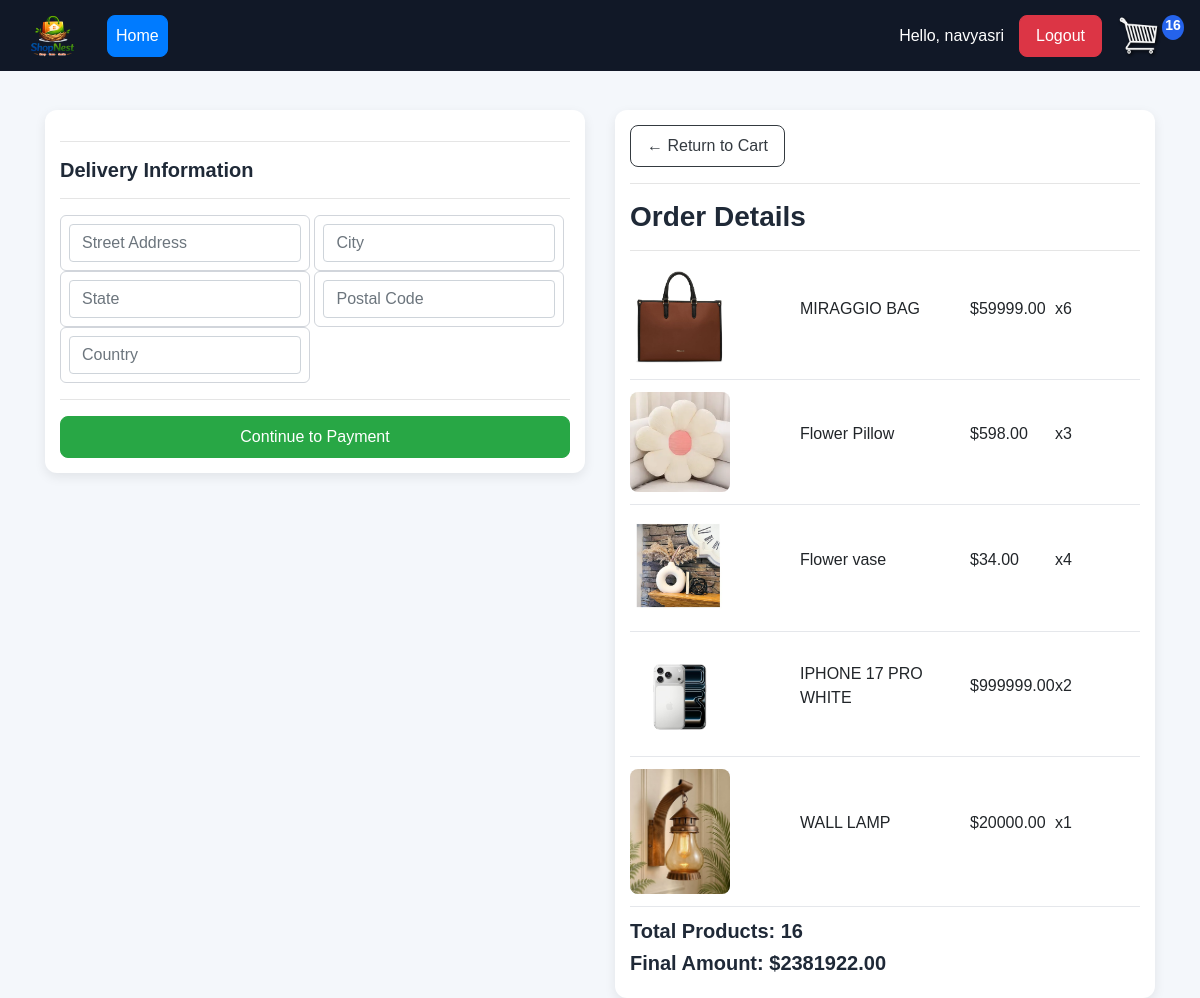
Screenshot of /checkout/ (signed in) with the database file from the repository.
### store/models.py (models this page shows, shortened)
class OrderItem(models.Model):
	product = models.ForeignKey(
		Product,
		on_delete=models.SET_NULL,
		null=True
	)
	order = models.ForeignKey(
		Order,
		on_delete=models.SET_NULL,
		null=True
	)
	quantity = models.IntegerField(
		default=0,
		null=True,
		blank=True
	)
	date_added = models.DateTimeField(
		auto_now_add=True
	)
	@property
	def get_total(self):
		total = self.product.price * self.quantity
		return total

class Product(models.Model):
	name = models.CharField(
		max_length=200
	)
	price = models.FloatField()
	digital = models.BooleanField(
		default=False,
		null=True,
		blank=True
	)
	image = models.ImageField(
		null=True,
		blank=True
	)
	@property
	def imageURL(self):
		try:
			url = self.image.url
		except:
			url = ''
		return url

class Order(models.Model):
	customer = models.ForeignKey(
		Customer,
		on_delete=models.SET_NULL,
		null=True,
		blank=True
	)
	date_ordered = models.DateTimeField(
		auto_now_add=True
	)
	complete = models.BooleanField(
		default=False
	)
	transaction_id = models.CharField(
		max_length=100,
		null=True
	)
	@property
	def shipping(self):
		shipping = False
		orderitems = self.orderitem_set.all()
		for i in orderitems:
			if i.product.digital == False:
				shipping = True
		return shipping
	@property
	def get_cart_total(self):
		orderitems = self.orderitem_set.all()
		total = sum([
			item.get_total for item in orderitems
		])
		return total
	@property
	def get_cart_items(self):
		orderitems = self.orderitem_set.all()
		total = sum([
			item.quantity for item in orderitems
		])
		return total

### store/views.py (the view)
# urls.py: path('checkout/', views.checkout, name="checkout"),
@login_required(login_url='login')
def checkout(request):
	data = cartData(request)
	cartItems = data['cartItems']
	order = data['order']
	items = data['items']
	context = {
		'items':items,
		'order':order,
		'cartItems':cartItems
	}
	return render(request, 'store/checkout.html', context)

### store/utils.py (called while the page is built)
def cartData(request):
	if request.user.is_authenticated:
		customer = request.user.customer
		order, created = Order.objects.get_or_create(
			customer=customer,
			complete=False
		)
		items = order.orderitem_set.all()
		cartItems = order.get_cart_items
	else:
		cookieData = cookieCart(request)
		cartItems = cookieData['cartItems']
		order = cookieData['order']
		items = cookieData['items']
	return {
		'cartItems':cartItems,
		'order':order,
		'items':items
	}

### store/templates/store/checkout.html (shortened to what this page needs)
{% extends 'store/main.html' %}
{% load static %}
{% block content %}
<div class="row">
	<div class="col-lg-6">
		<div class="box-element" id="form-wrapper">
			<form id="form">
				<div id="shipping-info">
					<hr>
					<h5>Delivery Information</h5>
					<hr>
					<div class="form-field">
						<input class="form-control"
						type="text"
						name="address"
						placeholder="Street Address">
					</div>
					<div class="form-field">
						<input class="form-control"
						type="text"
						name="city"
						placeholder="City">
					</div>
					<div class="form-field">
						<input class="form-control"
						type="text"
						name="state"
						placeholder="State">
					</div>
					<div class="form-field">
						<input class="form-control"
						type="text"
						name="zipcode"
						placeholder="Postal Code">
					</div>
					<div class="form-field">
						<input class="form-control"
						type="text"
						name="country"
						placeholder="Country">
					</div>
				</div>
				<hr>
				<input id="form-button"
				class="btn btn-success btn-block"
				type="submit"
				value="Continue to Payment">
			</form>
		</div>
		<br>
	</div>
	<div class="col-lg-6">
		<div class="box-element">
			<a class="btn btn-outline-dark"
			href="{% url 'cart' %}">
			&#x2190; Return to Cart
			</a>
			<hr>
			<h3>Order Details</h3>
			<hr>
			{% for item in items %}
			<div class="cart-row">
				<div style="flex:2">
					<img class="row-image" src="{{item.product.imageURL}}">
				</div>
				<div style="flex:2">
					<p>{{item.product.name}}</p>
				</div>
				<div style="flex:1">
					<p>${{item.product.price|floatformat:2}}</p>
				</div>
				<div style="flex:1">
					<p>x{{item.quantity}}</p>
				</div>
			</div>
			{% endfor %}
			<h5>Total Products: {{order.get_cart_items}}</h5>
			<h5>
				Final Amount:
				${{order.get_cart_total|floatformat:2}}
			</h5>
		</div>
	</div>
</div>
{% endblock content %}

### store/templates/store/main.html (shortened to what this page needs)
<!DOCTYPE html>
{% load static %}
<html>
<head>
	<link rel="stylesheet"
	href="https://stackpath.bootstrapcdn.com/bootstrap/4.4.1/css/bootstrap.min.css"
>
	<link rel="stylesheet"
	type="text/css"
	href="{% static 'css/main.css' %}">
</head>
<body>
	<nav class="navbar navbar-expand-lg navbar-dark bg-dark">
	  <a class="navbar-brand" href="{% url 'home' %}">
	  	<img class="nav-logo"
	  	src="{% static 'images/logo.png' %}">
	  </a>
	  <div class="collapse navbar-collapse"
	  id="navbarSupportedContent">
	    <ul class="navbar-nav mr-auto">
	      <li class="nav-item active">
	        <a class="nav-link btn btn-primary"
	        href="{% url 'home' %}">
	        Home
	    	</a>
	      </li>
	    </ul>
	    <div class="form-inline my-2 my-lg-0">
    {% if request.user.is_authenticated %}
        <span style="color:white; margin-right:15px;">
            Hello, {{request.user}}
        </span>
        <a href="{% url 'logout' %}"
        class="btn btn-danger">
        Logout
        </a>
    {% else %}
        <a href="{% url 'login' %}"
        class="btn btn-success">
        Login
        </a>
    {% endif %}
    <a href="{% url 'cart' %}">
        <img id="cart-icon"
        src="{% static 'images/cart.png' %}">
    </a>
    <p id="cart-total">{{cartItems}}</p>
</div>
	  </div>
	</nav>
    <div class="container">
        <br>
        {% block content %}
        {% endblock content %}
    </div>
</body>
</html>

### static/css/main.css (style rules this page uses)
body { background-color: #f4f7fb; font-family: Arial, Helvetica, sans-serif; }
h1,h2,h3,h4,h5,h6 { color:#1f2937; font-weight: 600; }
.box-element { box-shadow: 0 4px 12px rgba(0,0,0,0.08); background-color: #ffffff; border-radius: 12px; padding: 15px; transition: 0.3s ease; }
.nav-logo { height:75px; margin-top: -10px; margin-bottom: -20px; }
.bg-dark { background-color: #111827!important; }
#cart-icon { width:45px; display: inline-block; margin-left: 15px; }
#cart-total { display: block; text-align: center; color:white; font-weight: bold; background-color: #2563eb; width: 22px; height: 25px; border-radius: 50%; font-size: 14px; }
.col-lg-4, .col-lg-6, .col-lg-8, .col-lg-12 { margin-top: 15px; }
.btn { border-radius: 8px; padding: 8px 16px; font-weight: 500; transition: 0.3s ease; }
.row-image { width: 100px; border-radius: 8px; }
.form-field { width:250px; display: inline-block; padding: 8px; border-radius: 6px; border: 1px solid #d1d5db; }
.cart-row { display: flex; align-items: center; padding-bottom: 12px; margin-bottom: 12px; border-bottom: 1px solid #e5e7eb; }

### rows the page displays
OrderItem: product.imageURL (picture), product.name "MIRAGGIO BAG", product.price "59999.00", quantity "6"
OrderItem: product.imageURL (picture), product.name "Flower Pillow", product.price "598.00", quantity "3"
OrderItem: product.imageURL (picture), product.name "Flower vase", product.price "34.00", quantity "4"
OrderItem: product.imageURL (picture), product.name "IPHONE 17 PRO WHITE", product.price "999999.00", quantity "2"
OrderItem: product.imageURL (picture), product.name "WALL LAMP", product.price "20000.00", quantity "1"
Order: get_cart_items "16", get_cart_total "2381922.00"

### other values shown
{{ request.user }} "navyasri"
{{ cartItems }} "16"
